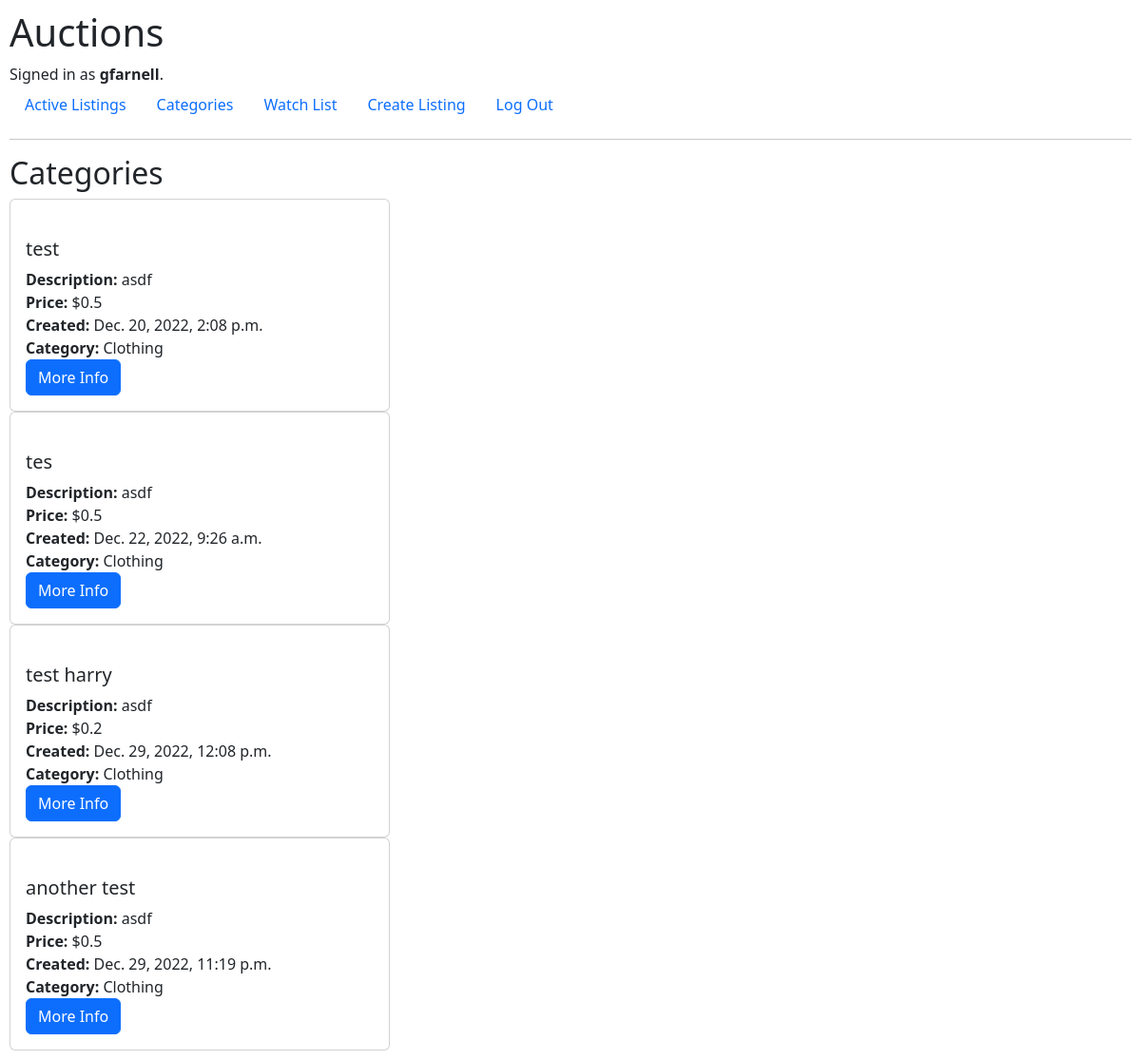
The page /category/Clothing (signed in) on the database its author committed.
### auctions/models.py (models this page shows, shortened)
class User(AbstractUser):
    pass

class Listings(models.Model):
    creator = models.ForeignKey(
        User, on_delete=models.PROTECT, related_name="get_creator_listings", blank=False)
    buyer = models.ForeignKey(
        User, blank=True, null=True, on_delete=models.PROTECT, related_name="get_buyer_listings")
    watchers = models.ManyToManyField(
        User, blank=True, related_name="get_watched_listings")
    title = models.CharField(max_length=64)
    description = models.CharField(max_length=300)
    startingBid = models.FloatField(max_length=64)
    createdDate = models.DateTimeField(auto_now_add=True)
    active = models.BooleanField(default=True)
    url = models.CharField(max_length=128, blank=True)
    category = models.CharField(max_length=64, choices=category_choices, default="No Category")

### auctions/views.py (the view)
# urls.py: path("category/<str:category>", views.displayCategoryListings, name="displayCategoryListings")
@login_required
def displayCategoryListings(request, category):
    listings = Listings.objects.all()
    return render(request, "auctions/categoryListing.html", {"listings": listings, "category": category})

### auctions/templates/auctions/categoryListing.html (shortened to what this page needs)
{% extends "auctions/layout.html" %}
{% load static %}
{% block body %}
<h2>Categories</h2>
{% for listing in listings %}
{% if listing.active == True %}
{% if listing.category == category %}
<div id="container_card">
    <div class="card">
        <a href="{% url 'listings' listing.id %}" class="card-link">
        </a>
        <div class="card-body">
            <ul class="list-group list-group-flush">
                <li>
                    <h5>{{ listing.title}}</h5>
                </li>
                <li><b>Description:</b> {{ listing.description}}</li>
                <li><b>Price:</b> ${{ listing.startingBid}}</li>
                <li><b>Created:</b> {{ listing.createdDate}}</li>
                <li><b>Category:</b> {{ listing.category}}</li>
                <li><a class="btn btn-primary" href="{% url 'listings' listing.id %}">More Info</a></li>
            </ul>
        </div>
    </div>
</div>
{% endif %}
{% endif %}
{% endfor %}
{% endblock %}

### auctions/templates/auctions/layout.html (shortened to what this page needs)
{% load static %}
<!DOCTYPE html>
<html lang="en">
<head>
<link href="https://cdn.jsdelivr.net/npm/bootstrap@5.2.3/dist/css/bootstrap.min.css" rel="stylesheet">
<link href="{% static 'static/styles.css' %}" rel="stylesheet" type="text/css">
</head>
<body>
    <h1>Auctions</h1>
    <div>
        {% if user.is_authenticated %}
        Signed in as <strong>{{ user.username }}</strong>.
        {% else %}
        Not signed in.
        {% endif %}
    </div>
    <ul class="nav">
        {% if user.is_authenticated %}
        <li class="nav-item">
            <a class="nav-link" href="{% url 'activeListings' %}">Active Listings</a>
        </li>
        <li class="nav-item">
            <a class="nav-link" href="{% url 'categories' %}">Categories</a>
        </li>
        <li class="nav-item">
            <a class="nav-link" href="{% url 'displayWatchlist' %}">Watch List</a>
        </li>
        <li class="nav-item">
            <a class="nav-link" href="{% url 'createlisting' %}">Create Listing</a>
        </li>
        <li class="nav-item">
            <a class="nav-link" href="{% url 'logout' %}">Log Out</a>
        </li>
        {% endif %}
    </ul>
    <hr>
    {% block body %}
    {% endblock %}
</body>
</html>

### auctions/static/static/styles.css (style rules this page uses)
body { padding: 10px; }
ul { list-style: none; padding-left: 0px; }
a { text-decoration: none; }
#container_card { width: 25rem; }

### rows shown on the page
User: username "gfarnell"
Listings: title "test", description "asdf", startingBid "0.5", createdDate "Dec. 20, 2022, 2:08 p.m.", category "Clothing"
Listings: title "tes", description "asdf", startingBid "0.5", createdDate "Dec. 22, 2022, 9:26 a.m.", category "Clothing"
Listings: title "test harry", description "asdf", startingBid "0.2", createdDate "Dec. 29, 2022, 12:08 p.m.", category "Clothing"
Listings: title "another test", description "asdf", startingBid "0.5", createdDate "Dec. 29, 2022, 11:19 p.m.", category "Clothing"
